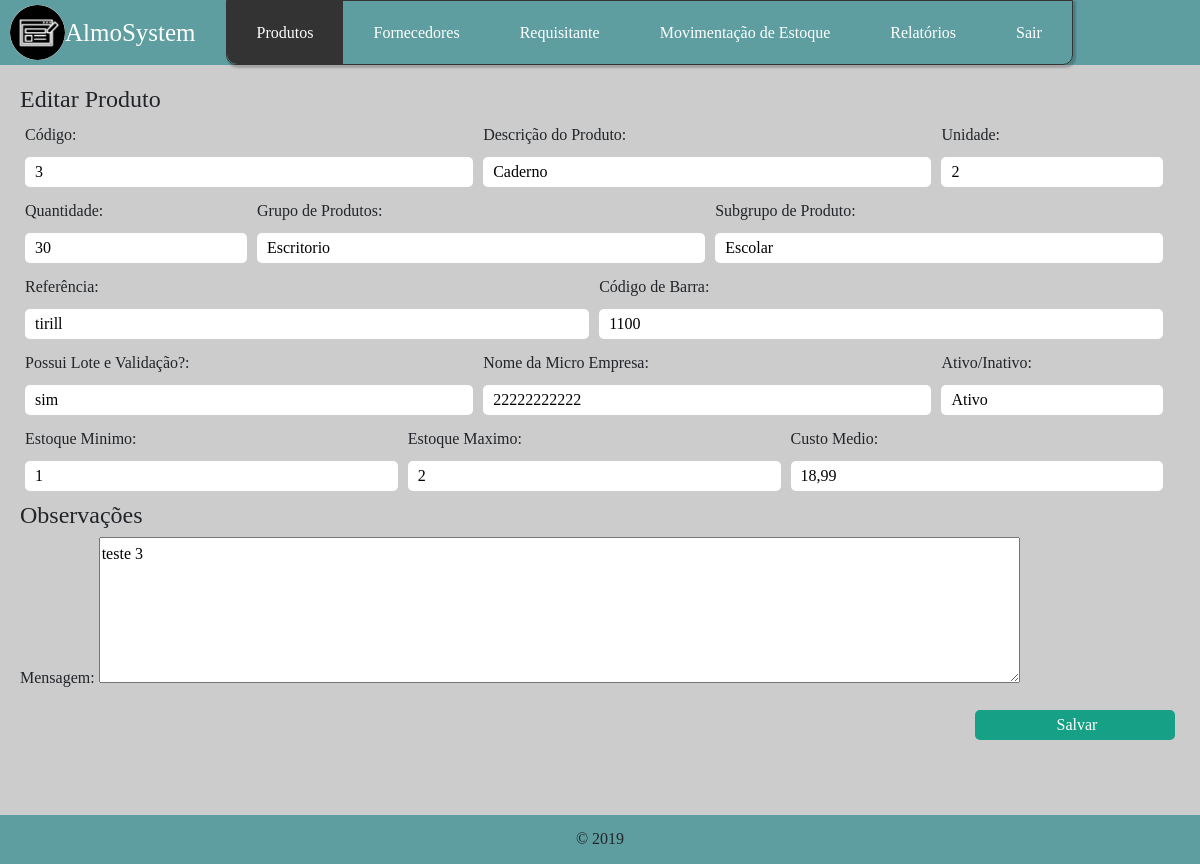
The app's page /view/atualizar-prod.php?codp=3 (signed in) with its own data.
### tables this page shows
CREATE TABLE `produtos` (
  `codigo_produto` int(11) NOT NULL,
  `descricao` varchar(255) NOT NULL,
  `unidade` int(50) NOT NULL,
  `quantidade` int(11) NOT NULL,
  `total_produto` int(50) NOT NULL,
  `gruproduto` varchar(255) NOT NULL,
  `subgrupo` varchar(255) NOT NULL,
  `referencia` varchar(255) NOT NULL,
  `codigobarra` int(11) NOT NULL,
  `lote` varchar(15) NOT NULL,
  `micro` varchar(255) NOT NULL,
  `situacao` varchar(50) NOT NULL,
  `estminimo` int(11) NOT NULL,
  `estmaximo` int(11) NOT NULL,
  `estmedio` varchar(50) NOT NULL,
  `mensagem` text NOT NULL
);

### bd/Conexao.php (called while the page is built)
<?php
	class Conexao{
		public function conexao(){
			$con = mysqli_connect("localhost","root","","almosystem")
			or die("ops!".mysqli_error());
			mysqli_set_charset($con,"utf8");
			return $con;
		}
	}
?>

### view/atualizar-prod.php (the view, shortened to what this page needs)
<!DOCTYPE html>
<html>
    <head>
        <link rel="stylesheet" href="../templates/bootstrap/css/bootstrap.min.css"/>
        <link rel="stylesheet" type="text/css" href="../templates/css/style.css"/>
    </head>
    <body>
        <header>
            <div class="icon-logo">
                <img src="../templates/imagens/iconPP.png"/>
                <h1>AlmoSystem</h1>
            </div>
            <div class="menu">
                <ul class="nav mr-auto">
                    <li class="nav-item dropdown">
                        <a class="selecionado curva-esquerda item" href="" data-toggle="dropdown" aria-expanded="false">Produtos</a>
                    </li>
                    <li class="nav-item dropdown">
                        <a class="item" href="" data-toggle="dropdown" aria-expanded="false">Fornecedores</a>
                    </li>
                    <li class="nav-item dropdown">
                        <a class="item" href="" data-toggle="dropdown" aria-expanded="false">Requisitante</a>
                    </li>
                    <li class="nav-item dropdown">
                        <a class="item" href="" data-toggle="dropdown" aria-expanded="false">Movimentação de Estoque</a>
                    </li>
                    <li class="nav-item"><a class="nav-link item" href="relatorios.php">Relatórios</a></li>
                    <li class="nav-item"><a class="nav-link item curva-direita" href="../bd/Sair.php">Sair</a></li>
                </ul>
            </div>
        </header>
        <?php
            require_once ('../bd/Conexao.php');
            $con = new Conexao();
            $codigo_produto = $_GET['codp'];
            $sql_p = "SELECT * FROM produtos WHERE codigo_produto = '$codigo_produto'";
            $result_p = mysqli_query($con->conexao(),$sql_p);
            while($sql_p = mysqli_fetch_array($result_p)){
        ?>
        <section>
             <form action="../action/edi-prod.php" method="post">
                <fieldset class="box-form"><legend>Editar Produto</legend>
                    <div class="vertical">
                        <div class="horizontal w40">
                            <p><label for="cCodigo">Código:</label>
                            <input type="number" name="tCpdigo" value="<?php echo $sql_p['codigo_produto'];?>" id="cCodigo" size="30" min="1" max="10000000000" readonly/></p>
                        </div>
                        <div class="horizontal w40">
                            <p><label for="cDesProduto">Descrição do Produto:</label>
                            <input type="text" name="tDesProduto" value="<?php echo $sql_p['descricao'];?>" id="cDesProduto" size="30" maxlength="50" placeholder="Digite a descrição do produto" required autofocus/></p>
                        </div>
                        <div class="horizontal w20">
                            <p><label for="cUnidade">Unidade:</label>
                            <input type="number" name="tUnidade" value="<?php echo $sql_p['unidade'];?>" id="cUnidade" size="100" min="1" max="1000" placeholder="Digite a unidade" readonly /></p>
                        </div>
                    </div>
                    <div class="vertical">
                        <div class="horizontal w20">
                            <p><label for="cQuantidade">Quantidade:</label>
                            <input type="number" name="tQuantidade" value="<?php echo $sql_p['quantidade'];?>" id="cQuantidade" size="100" min="1" placeholder="Digite a quantidade" readonly /></p>
                        </div>
                        <div class="horizontal w40">
                            <p><label for="cGrupoProduto">Grupo de Produtos:</label>
                            <input type="text" name="tGrupProduto" value="<?php echo $sql_p['gruproduto'];?>" id="cGrupProduto" size="30" maxlength="50" placeholder="Digite o grupo do produto" required autofocus/></p>
                        </div>
                        <div class="horizontal w40">
                            <p><label for="cSubGrupo">Subgrupo de Produto:</label>
                            <input type="text" name="tSubGrupo" value="<?php echo $sql_p['subgrupo'];?>" id="cSubGrupo" size="30" maxlength="50" placeholder="Digite o subgrupo do produto"/></p>
                        </div>
                    </div>
                    <div class="vertical">
                        <div class="horizontal w50">
                            <p><label for="cReferencia">Referência:</label>
                            <input type="text" name="tReferncia" value="<?php echo $sql_p['referencia'];?>" id="cReferencia" size="30" maxlength="50" placeholder="Digite a referência"/></p>
                        </div>
                        <div class="horizontal w50">
                            <p><label for="cCodigoBarra">Código de Barra:</label>
                            <input type="text" name="tCodigoBarra" value="<?php echo $sql_p['codigobarra'];?>" id="cCodigoBarra" size="30" maxlength="11" placeholder="Digite o código de barra" readonly/></p>
                        </div>
                    </div>
                    <div class="vertical">
                        <div class="horizontal w40">
                            <p><label for="cPossLote">Possui Lote e Validação?:</label>
                            <input type="text" name="tPossLote" value="<?php echo $sql_p['lote'];?>" id="cPossLote" size="30" maxlength="15" placeholder="Digite" required autofocus/></p>
                        </div>
                        <div class="horizontal w40">
                            <p><label for="cMicro">Nome da Micro Empresa:</label>
                            <input type="text" name="tMicro" value="<?php echo $sql_p['micro'];?>" id="cMicro" size="30" maxlength="50" placeholder="Digite nome da micro empresa" readonly/></p>
                        </div>
                        <div class="horizontal w20">
                            <p><label for="cAtivo">Ativo/Inativo:</label>
                            <input type="text" name="sit" value="<?php echo $sql_p['situacao'];?>"  size="30" readonly/></p>
                        </div>
                    </div>
                    <div class="vertical">
                        <div class="horizontal w33">
                            <p><label for="cEstoqueMinimo">Estoque Minimo:</label>
                            <input type="number" name="tEstoqueMinimo" value="<?php echo $sql_p['estminimo'];?>" id="cEstoqueMinimo" size="30" min="1" placeholder="Digite o estoque minimo" required autofocus/></p>
                        </div>
                        <div class="horizontal w33">
                            <p><label for="cEstoqueMaximo">Estoque Maximo:</label>
                            <input type="number" name="tMaximo" value="<?php echo $sql_p['estmaximo'];?>" id="cMaximo" size="30" min="1" max="1000" placeholder="Digite o estoque maximo" required autofocus/></p>
                        </div>
                        <div class="horizontal w33">
                            <p><label for="cMedio">Custo Medio:</label>
                            <input type="text" name="tMedio" value="<?php echo $sql_p['estmedio'];?>" id="cMedio" size="30" maxlength="15" placeholder="Digite o custo medio" required autofocus/></p>
                        </div>
                    </div>
                </fieldset>
                <fieldset><legend>Observações</legend>
                    <p><label for="cMsg">Mensagem:</label>
                        <textarea name="tMsg" id="cMsg" cols="100" rows="5" placeholder="Deixa a sua mensagem"><?php echo $sql_p['mensagem'];?></textarea></p>
                        <div class="box-right">
                    <input class="w50 verde" type="submit" value="Salvar"/>
                </div>
                </fieldset>
            </form>
        </section>
        <?php } ?>
        <footer>
            <p>&copy 2019</p>
        </footer>
    </body>
</html>

### templates/css/style.css (style rules this page uses)
body { box-sizing: border-box; padding: 0; margin: 0; font-family: "Century Gothic"; line-height: 1.75em; }
h1, p { margin: 0; }
header { background-color: cadetblue; width: 100%; height: 65px; display: flex; }
section { background-color: #CCCCCC; width: 100%; height: 750px; margin: auto auto; padding: 20px; box-sizing: border-box; }
footer { background-color: cadetblue; display: block; width: 100%; height: auto; padding-top: 10px; padding-bottom: 10.5px; text-align: center; }
input, select { box-sizing: border-box; width: 200px; height: 30px; border-radius: 5px; border-style: none; display: block; padding-left: 10px; border: none; }
input[type=submit],input[type=reset] { margin-top: 10px; width: 200px; float: right; cursor:pointer; }
.icon-logo { display: flex; align-items: center; height: 100%; padding-left: 10px; }
.icon-logo img { width: 55px; display: inline-block; background-color: #fff; border-radius: 50%; }
.icon-logo h1 { font-size: 25px; color: #fff; display: inline-block; }
.menu { display: flex; align-items: center; }
.menu ul { margin: 0 0 0 30px; height: 100%; text-align: center; border: 1px solid #333; border-radius: 0 0 10px 10px; box-shadow: 2px 2px 2px 1px rgba(0, 0, 0, 0.2); }
.menu { width: 100%; }
.menu ul li { display: inline-block; height: 100%; }
.menu ul li a { width: auto; padding: 0 30px; position: relative; display: inline-grid; cursor: pointer; height: 100%; align-items: center; text-align: center; text-decoration: none; }
.menu ul li { color: white; }
.item:focus, .item { color: #fff; }
.menu a { padding: 15px; display: block; text-align: center; text-decoration: none; }
.box-right { width: 25%; float: right; }
.box-form input, .box-form p, .box-form select { display: block; width: 100%; }
form .box-right input[type=submit],input[type=reset] { margin-right: 5px; color: white; }
.horizontal { display: inline-block; box-sizing: border-box; padding: 0 5px; }
.vertical { display: block; margin-bottom: 10px; box-sizing: border-box; display: flex; align-items: flex-end; }
.w20 { width: 20%; }
.w33 { width: 33%; }
.w40 { width: 39.5%; }
.w50 { width: 49.5%; }
.verde { background-color: #16a085; }
.selecionado { background-color: #333; }
.curva-esquerda { border-radius: 0 0 0 10px; }
.curva-direita { border-radius: 0 0 10px 0; }

### records on screen
produtos: tCpdigo "3", tDesProduto "Caderno", tUnidade "2", tQuantidade "30", tGrupProduto "Escritorio", tSubGrupo "Escolar", tReferncia "tirill", tCodigoBarra "1100", tPossLote "sim", tMicro "22222222222", sit "Ativo", tEstoqueMinimo "1", tMaximo "2", tMedio "18,99", tMsg "teste 3"
